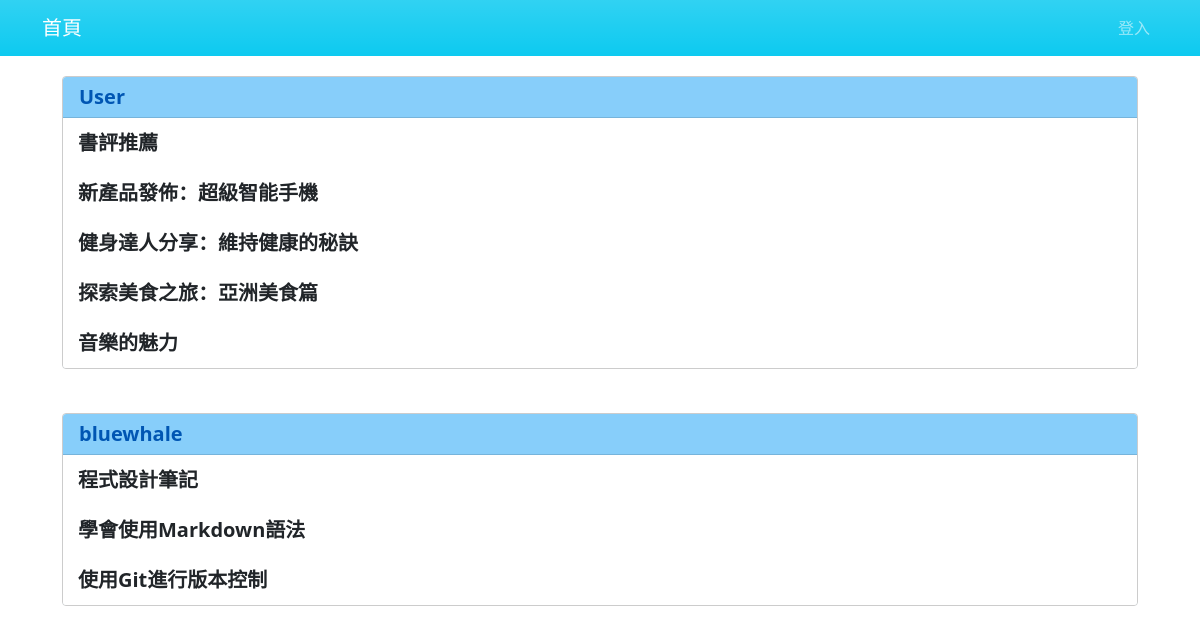
The app's page /article/article-main/, older data.
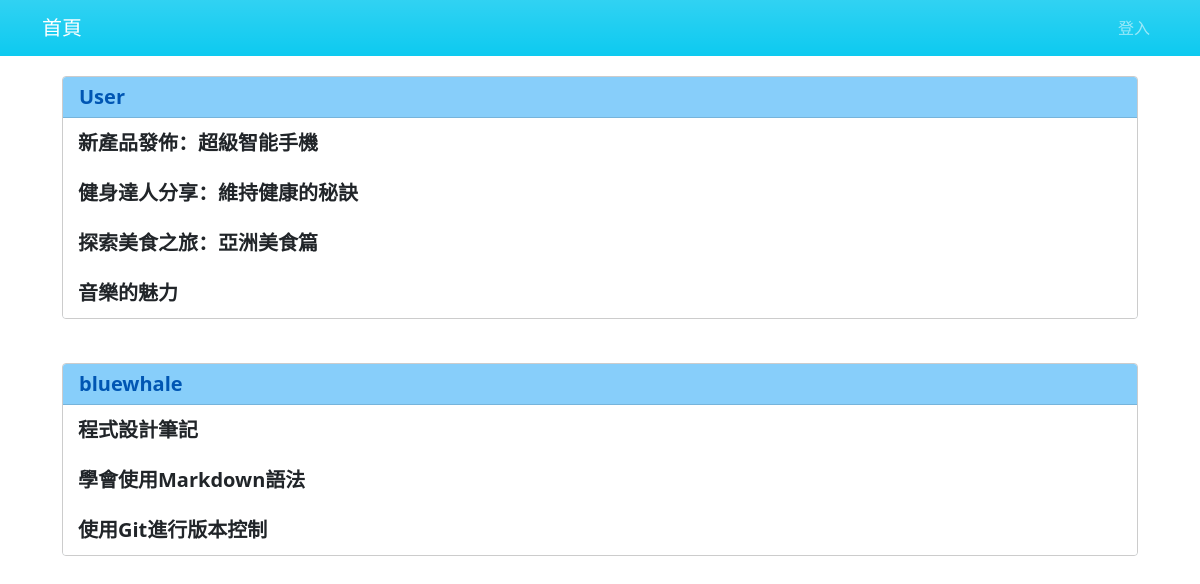
The same page, newer data.
### article/models.py (models this page shows, shortened)
class ArticlePost(models.Model):
    author = models.ForeignKey(User, on_delete=models.CASCADE)
    title = models.CharField(max_length=100)
    body = models.TextField()
    created = models.DateTimeField(default=timezone.now)
    total_views = models.PositiveIntegerField(default=0)
    class Meta:
        ordering = ('-created',)

### article/views.py (the view)
# urls.py: path('article-main/', views.article_main, name='article_main'),
def article_main(request):
    articles = ArticlePost.objects.all().order_by('author__username')
    context = {'articles': articles}
    return render(request, 'article/main.html', context)

### templates/article/main.html (shortened to what this page needs)
{% extends "base.html" %}
{% load static %}
{% block content %}
<div class="container">
    <div class="row">
        {% regroup articles by author.username as author_list %}
        {% for author in author_list %}
        <div class="col-md-12">
            <div class="card mb-4">
                <div class="card-header">
                    <h5 class="card-title">{{ author.grouper }}</h5>
                </div>
                <ul class="list-group">
                    {% for article in author.list %}
                    <a href="{% url 'article:article_detail' article.id %}" class="card-title">
                        <li class="list-group-item">
                            <div>
                                {{ article.title }}
                            </div>
                        </li>
                    </a>
                    {% endfor %}
                </ul>
            </div>
        </div>
        {% endfor %}
    </div>
</div>
{% endblock content %}

Row changes from the older to the newer data that the page shows:
removed ArticlePost: title "書評推薦", shown under "User"
